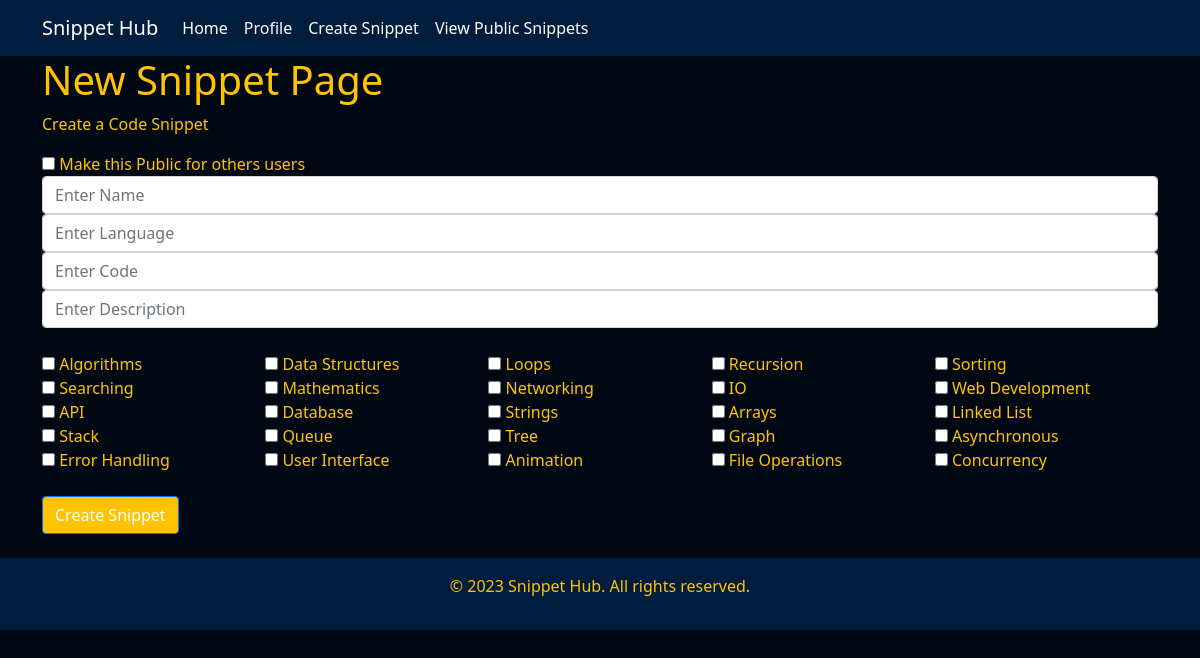
The app's page /new_snippet/ (signed in) with its own data.
### snippets/models.py (models this page shows, shortened)
class Tag(models.Model):
    name = models.CharField(max_length=100)

### snippets/views.py (the view, shortened to what this page needs)
# urls.py: path('new_snippet/', views.new_snippet, name='new_snippet'),  # Create a new code snippet
@login_required  # makes sure the user is logged in before they can create a new snippet
def new_snippet(request):
    all_tags = Tag.objects.all()
    return render(request, 'snippets/new_snippet.html', {'all_tags': all_tags})

### snippets/templates/snippets/new_snippet.html (shortened to what this page needs)
{% extends 'base.html' %}
{% block content %}
    <h1>New Snippet Page</h1>
    <p>Create a Code Snippet</p>
    <form action="{% url 'snippets:new_snippet' %}" method="post">
        <input type="checkbox" name="is_public" {% if snippet.is_public %}checked{% endif %}>
        <label for="is_public">Make this Public for others users</label>
        <input type="text" name="snippet_name" placeholder="Enter Name" class="form-control">
        <input type="text" name="snippet_language" placeholder="Enter Language" class="form-control">
        <input type="text" name="snippet_code" placeholder="Enter Code" class="form-control">
        <input type="text" name="snippet_description" placeholder="Enter Description" class="form-control">
        <br>
        <div style="display: flex; flex-wrap: wrap;">
            {% for tag in all_tags %}
                <div style="flex: 1; min-width: 200px;">
                    <input type="checkbox" name="tags" value="{{ tag.id }}"> {{ tag.name }}
                </div>
            {% endfor %}
        </div>
        <br>
        <button type="submit" class="btn btn-primary">Create Snippet</button>
    </form>
    <br>
{% endblock %}

### snippets/static/snippets/style.css (style rules this page uses)
body { background-color: #000814; color: #FFC300; }
.btn-primary { background-color: #FFC300; }

### records on screen
Tag: name "Algorithms"
Tag: name "Data Structures"
Tag: name "Loops"
Tag: name "Recursion"
Tag: name "Sorting"
Tag: name "Searching"
Tag: name "Mathematics"
Tag: name "Networking"
Tag: name "IO"
Tag: name "Web Development"
Tag: name "API"
Tag: name "Database"
Tag: name "Strings"
Tag: name "Arrays"
Tag: name "Linked List"
Tag: name "Stack"
Tag: name "Queue"
Tag: name "Tree"
Tag: name "Graph"
Tag: name "Asynchronous"
Tag: name "Error Handling"
Tag: name "User Interface"
Tag: name "Animation"
Tag: name "File Operations"
Tag: name "Concurrency"
